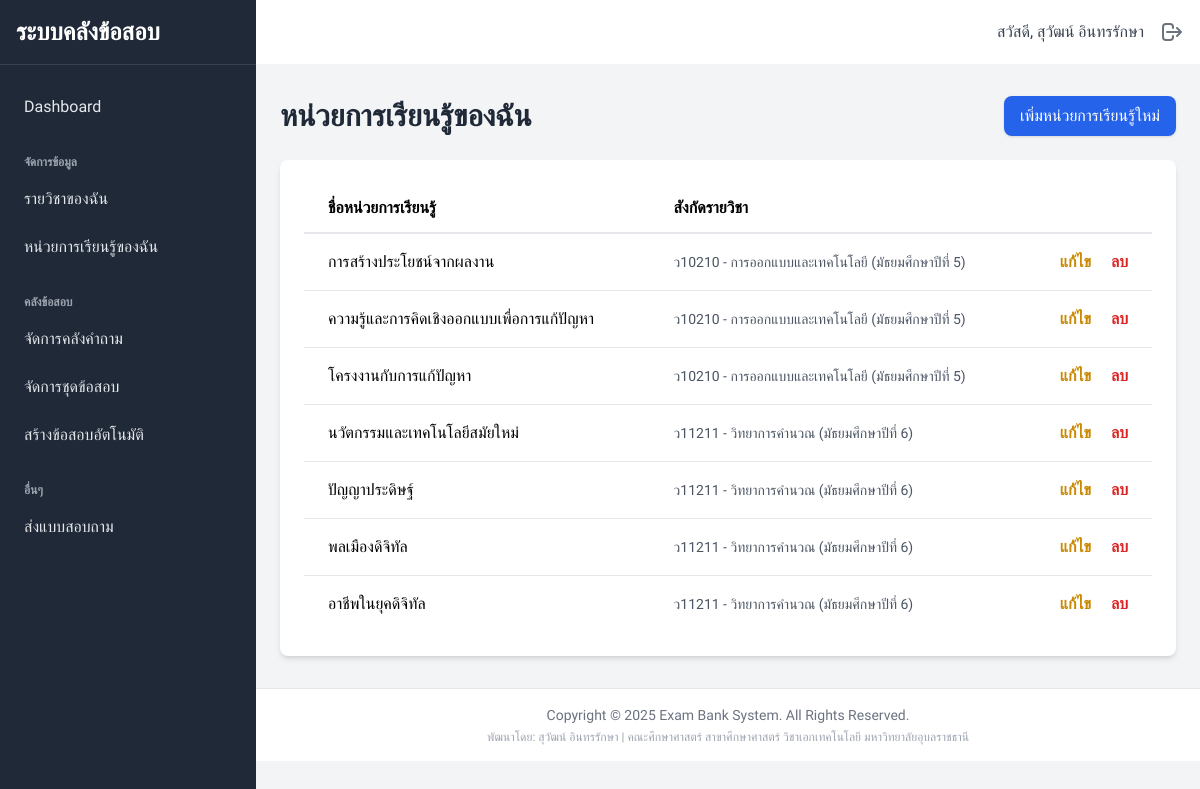
The page /teacher/units/ (signed in) on the database its author committed.
### accounts/models.py (models this page shows)
class CustomUser(AbstractUser):
    class Role(models.TextChoices):
        ADMIN = 'ADMIN', 'Admin'
        TEACHER = 'TEACHER', 'Teacher'
    role = models.CharField(max_length=50, choices=Role.choices, default=Role.TEACHER)
    is_approved = models.BooleanField(default=False, help_text="Designates whether the teacher is approved by an admin.")

### core/models.py (models this page shows, shortened)
class LearningUnit(models.Model):
    unit_name = models.CharField(max_length=255, verbose_name="ชื่อหน่วยการเรียนรู้")
    course = models.ForeignKey(Course, on_delete=models.CASCADE, related_name='units', verbose_name="รายวิชา")
    class Meta:
        verbose_name = "หน่วยการเรียนรู้"
        verbose_name_plural = "หน่วยการเรียนรู้"
        ordering = ['course', 'unit_name']

class Course(models.Model):
    course_code = models.CharField(max_length=20, verbose_name="รหัสวิชา")
    subject_template = models.ForeignKey(SubjectTemplate, on_delete=models.CASCADE, related_name='courses', verbose_name="รายวิชา (จากแม่แบบ)")
    grade_level = models.ForeignKey(GradeLevel, on_delete=models.CASCADE, related_name='courses', verbose_name="ระดับชั้น")
    teacher = models.ForeignKey(CustomUser, on_delete=models.CASCADE, related_name='courses', verbose_name="ครูผู้สอน")
    class Meta:
        unique_together = ('course_code', 'teacher')
        verbose_name = "รายวิชาของครู"
        verbose_name_plural = "รายวิชาของครู"
        ordering = ['teacher', 'course_code']
    def __str__(self):
        return f"{self.course_code} - {self.subject_template.subject_name} ({self.grade_level.grade_name})"

class SubjectTemplate(models.Model):
    subject_name = models.CharField(max_length=255, verbose_name="ชื่อรายวิชา (แม่แบบ)")
    learning_area = models.ForeignKey(LearningArea, on_delete=models.CASCADE, related_name='subject_templates', verbose_name="กลุ่มสาระการเรียนรู้")
    class Meta:
        unique_together = ('subject_name', 'learning_area')
        verbose_name = "แม่แบบรายวิชา"
        verbose_name_plural = "แม่แบบรายวิชา"
        ordering = ['learning_area', 'subject_name']

class GradeLevel(models.Model):
    grade_name = models.CharField(max_length=100, unique=True, verbose_name="ชื่อระดับชั้น")
    class Meta:
        verbose_name = "ระดับชั้น"
        verbose_name_plural = "ระดับชั้น"
        ordering = ['id']

### exam_management/views.py (the view)
# urls.py: path('teacher/units/', LearningUnitListView.as_view(), name='learning_unit_list'),
class LearningUnitListView(TeacherRequiredMixin, ListView):
    model = LearningUnit
    template_name = 'teacher/learningunit_list.html'
    context_object_name = 'units'
    paginate_by = 10
    def get_queryset(self):
        return LearningUnit.objects.filter(course__teacher=self.request.user).select_related('course', 'course__subject_template').order_by('course__course_code', 'unit_name')

### exam_management/views.py (called while the page is built)
    def test_func(self):
        return self.request.user.is_authenticated and self.request.user.role == 'TEACHER' and self.request.user.is_approved

### templates/teacher/learningunit_list.html (shortened to what this page needs)
{% extends "base.html" %}
{% block content %}
<div class="flex justify-between items-center mb-6">
    <h1 class="text-3xl font-bold text-gray-800">หน่วยการเรียนรู้ของฉัน</h1>
    <a href="{% url 'learning_unit_create' %}" class="px-4 py-2 bg-blue-600 text-white rounded-lg hover:bg-blue-700 shadow">เพิ่มหน่วยการเรียนรู้ใหม่</a>
</div>
<div class="bg-white p-6 rounded-lg shadow-md">
    <div class="overflow-x-auto">
        <table class="min-w-full">
            <thead>
                <tr>
                    <th class="px-6 py-3 border-b-2 text-left">ชื่อหน่วยการเรียนรู้</th>
                    <th class="px-6 py-3 border-b-2 text-left">สังกัดรายวิชา</th>
                    <th class="px-6 py-3 border-b-2"></th>
                </tr>
            </thead>
            <tbody class="bg-white divide-y divide-gray-200">
                {% for unit in units %}
                <tr>
                    <td class="px-6 py-4">{{ unit.unit_name }}</td>
                    <td class="px-6 py-4 text-sm text-gray-600">{{ unit.course }}</td>
                    <td class="px-6 py-4 text-right space-x-4 whitespace-nowrap">
                        <a href="{% url 'learning_unit_update' unit.pk %}" class="text-yellow-600 hover:underline font-semibold">แก้ไข</a>
                        <a href="{% url 'learning_unit_delete' unit.pk %}" class="text-red-600 hover:underline font-semibold">ลบ</a>
                    </td>
                </tr>
                {% empty %}
                <tr>
                    <td colspan="3" class="text-center py-6 text-gray-500">
                        <p>คุณยังไม่ได้สร้างหน่วยการเรียนรู้</p>
                    </td>
                </tr>
                {% endfor %}
            </tbody>
        </table>
    </div>
</div>
{% endblock %}

### templates/partials/_navbar.html
<header class="bg-white shadow-md w-full">
    <div class="flex items-center justify-end p-4 h-16">
        <div class="flex items-center">
            <span class="mr-4 text-gray-700">สวัสดี, {{ user.get_full_name|default:user.username }}</span>
            <a href="{% url 'accounts:logout' %}" title="ออกจากระบบ" class="text-gray-500 hover:text-red-500">
                <svg xmlns="http://www.w3.org/2000/svg" class="h-6 w-6" fill="none" viewBox="0 0 24 24" stroke="currentColor" stroke-width="2">
                    <path stroke-linecap="round" stroke-linejoin="round" d="M17 16l4-4m0 0l-4-4m4 4H7m6 4v1a3 3 0 01-3 3H6a3 3 0 01-3-3V7a3 3 0 013-3h4a3 3 0 013 3v1" />
                </svg>
            </a>
        </div>
    </div>
</header>

### static/css/style.css (style rules this page uses)
html, :host { line-height: 1.5; -webkit-text-size-adjust: 100%; -moz-tab-size: 4; -o-tab-size: 4; tab-size: 4; font-family: Prompt, ui-sans-serif, system-ui, sans-serif, "Apple Color Emoji", "Segoe UI Emoji", "Segoe UI Symbol", "Noto Color Emoji"; font-feature-settings: normal; font-variation-settings: normal; -webkit-tap-highlight-color: transparent; }
body { margin: 0; line-height: inherit; }
h1, h2, h3, h4, h5, h6 { font-size: inherit; font-weight: inherit; }
a { color: inherit; text-decoration: inherit; }
table { text-indent: 0; border-color: inherit; border-collapse: collapse; }
blockquote, dl, dd, h1, h2, h3, h4, h5, h6, hr, figure, p, pre { margin: 0; }
img, svg, video, canvas, audio, iframe, embed, object { display: block; vertical-align: middle; }
.mb-6 { margin-bottom: 1.5rem; }
.mr-4 { margin-right: 1rem; }
.flex { display: flex; }
.h-16 { height: 4rem; }
.h-6 { height: 1.5rem; }
.w-6 { width: 1.5rem; }
.w-full { width: 100%; }
.min-w-full { min-width: 100%; }
.items-center { align-items: center; }
.justify-end { justify-content: flex-end; }
.justify-between { justify-content: space-between; }
.space-x-4 > :not([hidden]) ~ :not([hidden]) { --tw-space-x-reverse: 0; margin-right: calc(1rem * var(--tw-space-x-reverse)); margin-left: calc(1rem * calc(1 - var(--tw-space-x-reverse))); }
.divide-y > :not([hidden]) ~ :not([hidden]) { --tw-divide-y-reverse: 0; border-top-width: calc(1px * calc(1 - var(--tw-divide-y-reverse))); border-bottom-width: calc(1px * var(--tw-divide-y-reverse)); }
.divide-gray-200 > :not([hidden]) ~ :not([hidden]) { --tw-divide-opacity: 1; border-color: rgb(229 231 235 / var(--tw-divide-opacity, 1)); }
.overflow-x-auto { overflow-x: auto; }
.whitespace-nowrap { white-space: nowrap; }
.rounded-lg { border-radius: 0.5rem; }
.border-b-2 { border-bottom-width: 2px; }
.bg-blue-600 { --tw-bg-opacity: 1; background-color: rgb(37 99 235 / var(--tw-bg-opacity, 1)); }
.bg-gray-100 { --tw-bg-opacity: 1; background-color: rgb(243 244 246 / var(--tw-bg-opacity, 1)); }
.bg-white { --tw-bg-opacity: 1; background-color: rgb(255 255 255 / var(--tw-bg-opacity, 1)); }
.p-4 { padding: 1rem; }
.p-6 { padding: 1.5rem; }
.px-4 { padding-left: 1rem; padding-right: 1rem; }
.px-6 { padding-left: 1.5rem; padding-right: 1.5rem; }
.py-2 { padding-top: 0.5rem; padding-bottom: 0.5rem; }
.py-3 { padding-top: 0.75rem; padding-bottom: 0.75rem; }
.py-4 { padding-top: 1rem; padding-bottom: 1rem; }
.text-left { text-align: left; }
.text-right { text-align: right; }
.font-sans { font-family: Prompt, ui-sans-serif, system-ui, sans-serif, "Apple Color Emoji", "Segoe UI Emoji", "Segoe UI Symbol", "Noto Color Emoji"; }
.text-3xl { font-size: 1.875rem; line-height: 2.25rem; }
.text-sm { font-size: 0.875rem; line-height: 1.25rem; }
.font-bold { font-weight: 700; }
.font-semibold { font-weight: 600; }
.text-gray-500 { --tw-text-opacity: 1; color: rgb(107 114 128 / var(--tw-text-opacity, 1)); }
.text-gray-600 { --tw-text-opacity: 1; color: rgb(75 85 99 / var(--tw-text-opacity, 1)); }
.text-gray-700 { --tw-text-opacity: 1; color: rgb(55 65 81 / var(--tw-text-opacity, 1)); }
.text-gray-800 { --tw-text-opacity: 1; color: rgb(31 41 55 / var(--tw-text-opacity, 1)); }
.text-red-600 { --tw-text-opacity: 1; color: rgb(220 38 38 / var(--tw-text-opacity, 1)); }
.text-white { --tw-text-opacity: 1; color: rgb(255 255 255 / var(--tw-text-opacity, 1)); }
.text-yellow-600 { --tw-text-opacity: 1; color: rgb(202 138 4 / var(--tw-text-opacity, 1)); }
.shadow { --tw-shadow: 0 1px 3px 0 rgb(0 0 0 / 0.1), 0 1px 2px -1px rgb(0 0 0 / 0.1); --tw-shadow-colored: 0 1px 3px 0 var(--tw-shadow-color), 0 1px 2px -1px var(--tw-shadow-color); box-shadow: var(--tw-ring-offset-shadow, 0 0 #0000), var(--tw-ring-shadow, 0 0 #0000), var(--tw-shadow); }
.shadow-md { --tw-shadow: 0 4px 6px -1px rgb(0 0 0 / 0.1), 0 2px 4px -2px rgb(0 0 0 / 0.1); --tw-shadow-colored: 0 4px 6px -1px var(--tw-shadow-color), 0 2px 4px -2px var(--tw-shadow-color); box-shadow: var(--tw-ring-offset-shadow, 0 0 #0000), var(--tw-ring-shadow, 0 0 #0000), var(--tw-shadow); }

### rows shown on the page
CustomUser: get_full_name "สุวัฒน์ อินทรรักษา"
LearningUnit: unit_name "การสร้างประโยชน์จากผลงาน", course "ว10210 - การออกแบบและเทคโนโลยี (มัธยมศึกษาปีที่ 5)"
LearningUnit: unit_name "ความรู้และการคิดเชิงออกแบบเพื่อการแก้ปัญหา", course "ว10210 - การออกแบบและเทคโนโลยี (มัธยมศึกษาปีที่ 5)"
LearningUnit: unit_name "โครงงานกับการแก้ปัญหา", course "ว10210 - การออกแบบและเทคโนโลยี (มัธยมศึกษาปีที่ 5)"
LearningUnit: unit_name "นวัตกรรมและเทคโนโลยีสมัยใหม่", course "ว11211 - วิทยาการคำนวณ (มัธยมศึกษาปีที่ 6)"
LearningUnit: unit_name "ปัญญาประดิษฐ์", course "ว11211 - วิทยาการคำนวณ (มัธยมศึกษาปีที่ 6)"
LearningUnit: unit_name "พลเมืองดิจิทัล", course "ว11211 - วิทยาการคำนวณ (มัธยมศึกษาปีที่ 6)"
LearningUnit: unit_name "อาชีพในยุคดิจิทัล", course "ว11211 - วิทยาการคำนวณ (มัธยมศึกษาปีที่ 6)"
